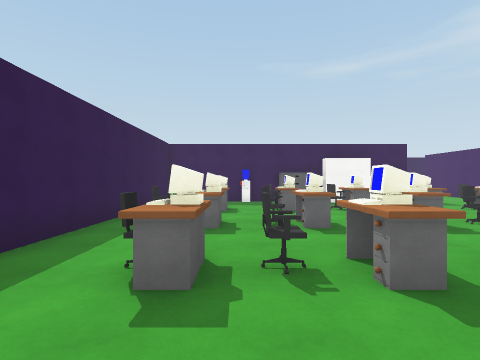
View 1 (above)

23 first-person views from a walk through a 3-D level made in the Unity game engine. The camera is 1.5 m above the floor, looks level and sees 80° across. Doors are open. The floor is counted in squares, 2 m on a side. Each view is taken from the middle of a square. On the plan, view 1 faces up. The plan holds only what a view shows up to about 10 squares ahead; the rest is blank. The player is left out. Surface patterns are stand-ins for the level's own textures.

View 2
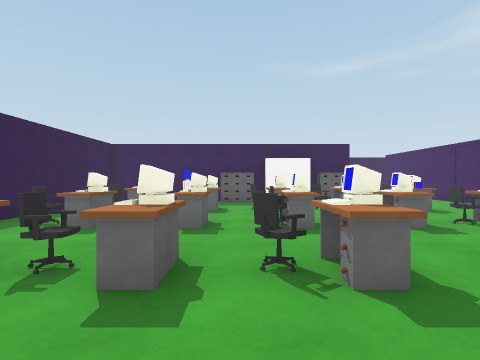

View 3
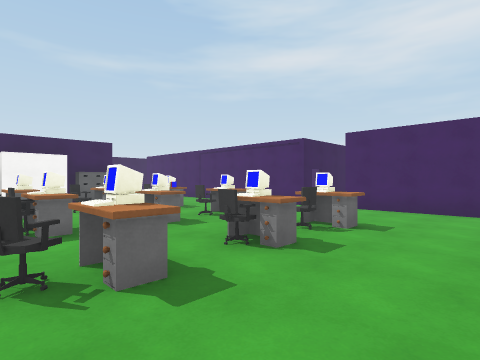

View 4
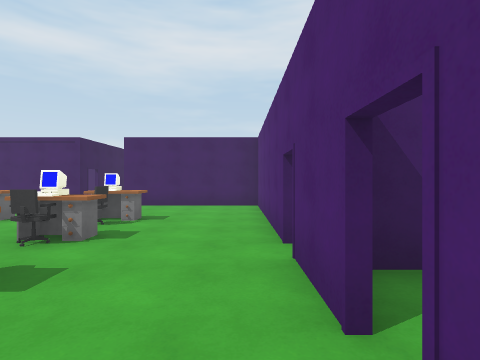

View 5
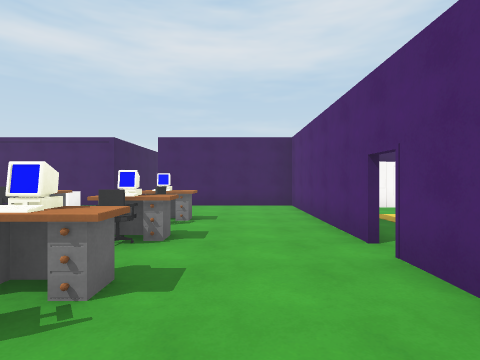

View 6
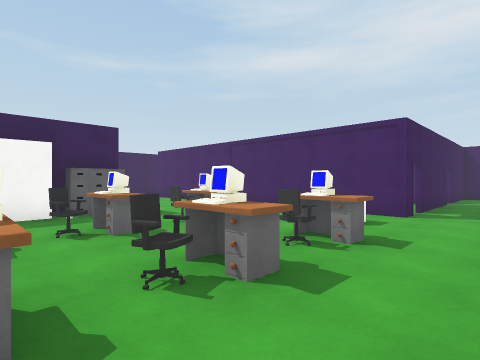

View 7
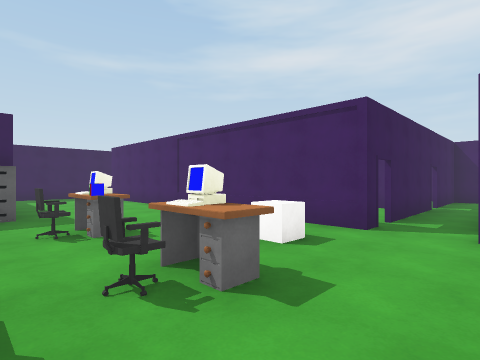

View 8
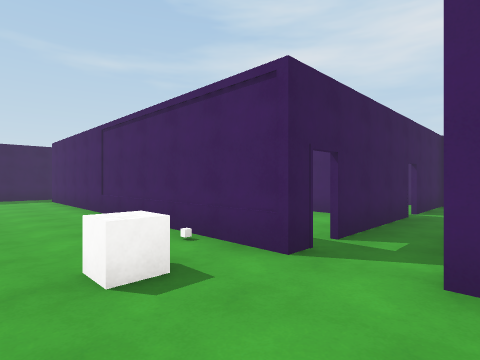

View 9
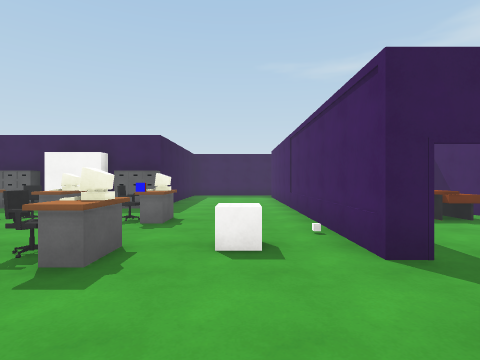

View 10
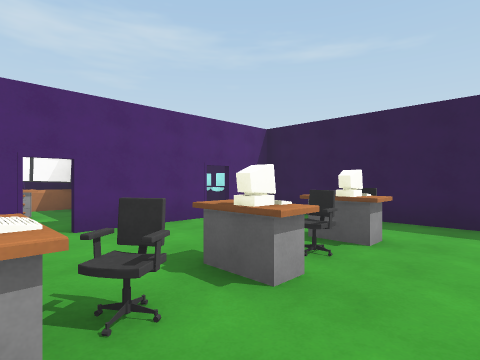

View 11
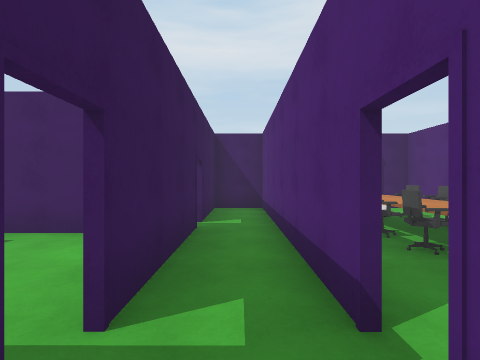

View 12
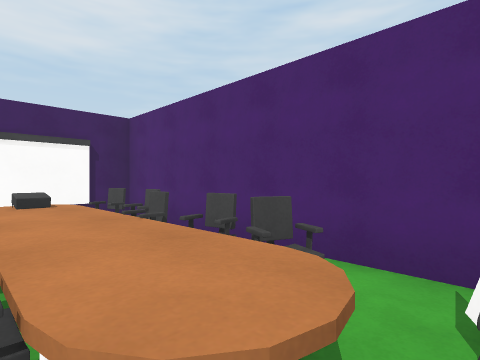

View 13
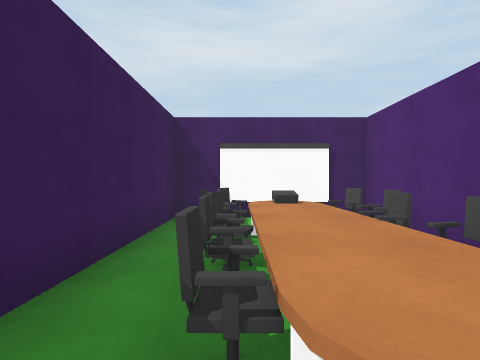

View 14
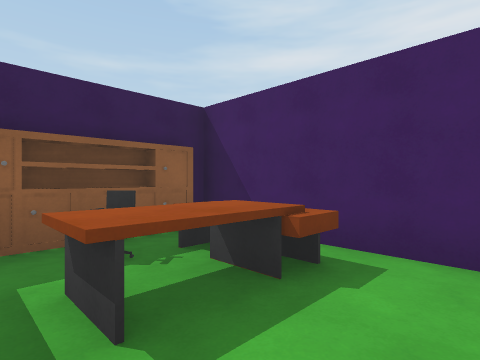

View 15
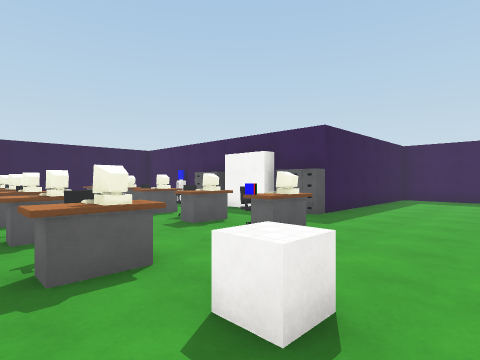

View 16
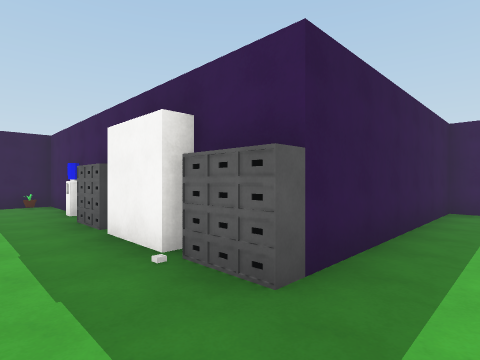

View 17
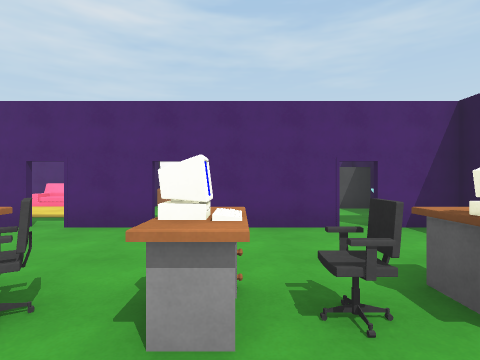

View 18
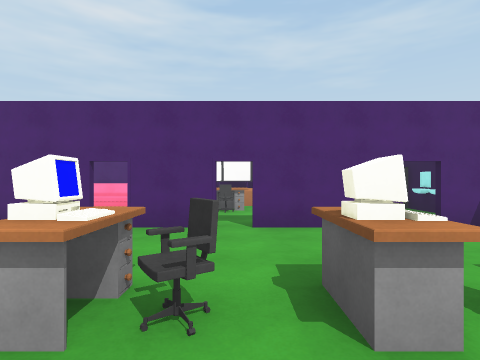

View 19
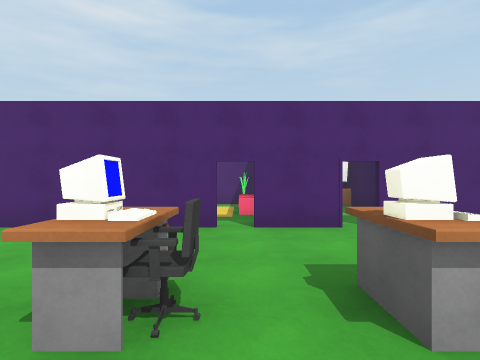

View 20
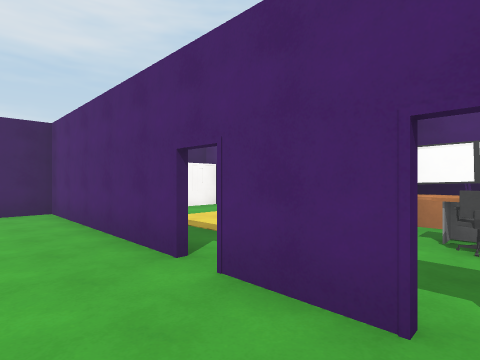

View 21
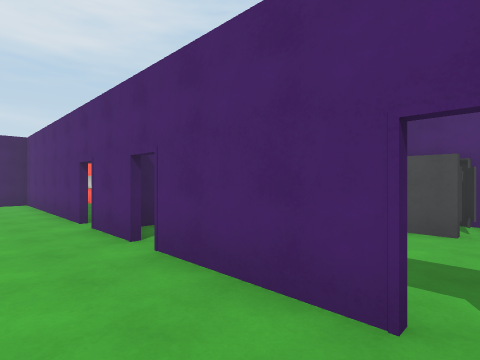

View 22
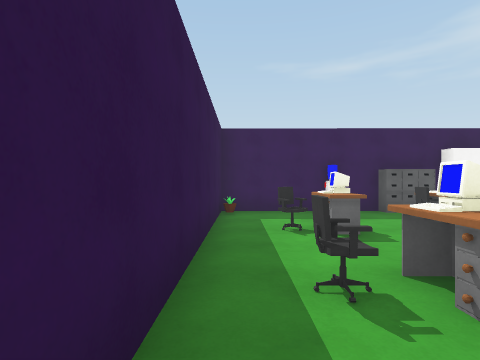

View 23
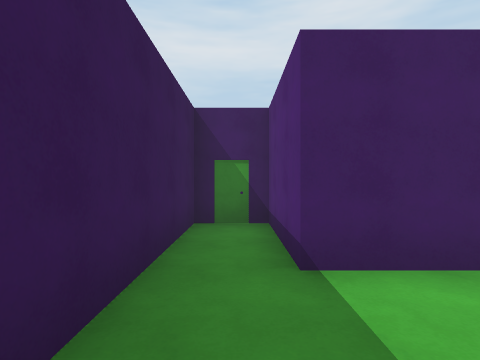

### Floor plan
Ten units are one square. View 1 is at (0, 0); x grows to the right and y downward. Boxes are objects, and circles mark ways between rooms. Rooms are numbered by the first view taken in them; rooms with no view inside come last. Other rooms are left out.
<svg viewBox="-30 -163 203 223">
<path fill="none" stroke="#000" d="M25 -95 14 -95M44 -100 44 -95 29 -95M29 -99 25 -99M14 -99 -25 -99 -24 5 -11 5M99 -47 94 -47 94 -145 120 -145 120 -158 58 -158 58 -95 47 -95M43 5 94 5 94 -35M24 5 39 5M104 -34 165 -34M-6 5 19 5M135 -47 104 -47M167 -47 140 -47M167 -30 167 -55M111 5 167 5 167 -30M168 -33 125 -33M126 -95 102 -95M121 -99 104 -99M130 -54 130 -100M64 48 88 48 88 22M35 48 47 48M-24 20 -24 36 -16 36M-5 36 2 36M8 27 8 48 34 48M16 46 26 46M24 46 34 45 34 40M7 44 17 46M34 16 34 10M29 43 34 43M8 43 19 43"/>
<rect x="-25" y="-95" width="10" height="10" fill="#bbb"><title>other object</title></rect>
<rect x="-15" y="-25" width="10" height="10" fill="#bbb"><title>chair</title></rect>
<rect x="-15" y="-55" width="10" height="10" fill="#bbb"><title>chair</title></rect>
<rect x="-15" y="-75" width="10" height="10" fill="#bbb"><title>chair</title></rect>
<rect x="-5" y="-25" width="10" height="10" fill="#bbb"><title>chair</title></rect>
<rect x="-5" y="-55" width="10" height="10" fill="#bbb"><title>chair</title></rect>
<rect x="-5" y="-75" width="10" height="10" fill="#bbb"><title>desk</title></rect>
<rect x="5" y="-25" width="10" height="10" fill="#bbb"><title>desk</title></rect>
<rect x="5" y="-55" width="10" height="10" fill="#bbb"><title>desk</title></rect>
<rect x="5" y="-65" width="10" height="10" fill="#bbb"><title>chair</title></rect>
<rect x="5" y="-75" width="10" height="10" fill="#bbb"><title>desk</title></rect>
<rect x="15" y="-25" width="10" height="10" fill="#bbb"><title>chair</title></rect>
<rect x="15" y="-55" width="10" height="10" fill="#bbb"><title>chair</title></rect>
<rect x="15" y="-75" width="10" height="10" fill="#bbb"><title>chair</title></rect>
<rect x="25" y="-25" width="10" height="10" fill="#bbb"><title>desk</title></rect>
<rect x="25" y="-55" width="10" height="10" fill="#bbb"><title>desk</title></rect>
<rect x="25" y="-75" width="10" height="10" fill="#bbb"><title>desk</title></rect>
<rect x="35" y="-25" width="10" height="10" fill="#bbb"><title>chair</title></rect>
<rect x="35" y="-55" width="10" height="10" fill="#bbb"><title>chair</title></rect>
<rect x="35" y="-75" width="10" height="10" fill="#bbb"><title>chair</title></rect>
<rect x="45" y="-25" width="10" height="10" fill="#bbb"><title>desk</title></rect>
<rect x="45" y="-55" width="10" height="10" fill="#bbb"><title>desk</title></rect>
<rect x="45" y="-75" width="10" height="10" fill="#bbb"><title>desk</title></rect>
<rect x="55" y="-25" width="10" height="10" fill="#bbb"><title>chair</title></rect>
<rect x="55" y="-55" width="10" height="10" fill="#bbb"><title>desk</title></rect>
<rect x="55" y="-75" width="10" height="10" fill="#bbb"><title>chair</title></rect>
<rect x="65" y="-25" width="10" height="10" fill="#bbb"><title>desk</title></rect>
<rect x="65" y="-55" width="10" height="10" fill="#bbb"><title>chair</title></rect>
<rect x="65" y="-75" width="10" height="10" fill="#bbb"><title>desk</title></rect>
<rect x="75" y="-55" width="10" height="10" fill="#bbb"><title>cube</title></rect>
<rect x="105" y="-15" width="10" height="10" fill="#bbb"><title>other object</title></rect>
<rect x="115" y="-15" width="10" height="20" fill="#bbb"><title>chair</title></rect>
<rect x="115" y="-25" width="10" height="10" fill="#bbb"><title>chair</title></rect>
<rect x="125" y="-15" width="10" height="10" fill="#bbb"><title>chair</title></rect>
<rect x="125" y="-25" width="10" height="10" fill="#bbb"><title>chair</title></rect>
<rect x="135" y="-5" width="10" height="10" fill="#bbb"><title>chair</title></rect>
<rect x="135" y="-15" width="10" height="10" fill="#bbb"><title>chair</title></rect>
<rect x="135" y="-25" width="10" height="10" fill="#bbb"><title>other object</title></rect>
<rect x="145" y="-15" width="10" height="10" fill="#bbb"><title>chair</title></rect>
<rect x="145" y="-25" width="10" height="10" fill="#bbb"><title>chair</title></rect>
<rect x="105" y="-95" width="20" height="20" fill="#bbb"><title>desk</title></rect>
<rect x="105" y="-95" width="10" height="10" fill="#bbb"><title>chair</title></rect>
<rect x="35" y="35" width="10" height="10" fill="#bbb"><title>other object</title></rect>
<rect x="35" y="25" width="10" height="10" fill="#bbb"><title>sofa</title></rect>
<rect x="45" y="35" width="20" height="20" fill="#bbb"><title>sofa</title></rect>
<rect x="65" y="35" width="10" height="10" fill="#bbb"><title>carpet</title></rect>
<rect x="-25" y="25" width="10" height="10" fill="#bbb"><title>sink</title></rect>
<rect x="-25" y="15" width="10" height="10" fill="#bbb"><title>sink</title></rect>
<rect x="15" y="25" width="10" height="10" fill="#bbb"><title>chair</title></rect>
<rect x="25" y="25" width="10" height="10" fill="#bbb"><title>desk</title></rect>
<circle cx="100" cy="-30" r="3" fill="#2a7"/>
<circle cx="100" cy="-50" r="3" fill="#2a7"/>
<circle cx="40" cy="10" r="3" fill="#2a7"/>
<circle cx="-10" cy="10" r="3" fill="#2a7"/>
<circle cx="20" cy="10" r="3" fill="#2a7"/>
<text x="40" y="-60">1</text>
<text x="120" y="-10">2</text>
<text x="110" y="-80">3</text>
<text x="60" y="30">4</text>
<text x="-10" y="20">5</text>
<text x="20" y="30">6</text>
</svg>
Room 1 opens to room 2. Room 1 opens to room 3. Room 1 opens to room 4. Room 1 opens to room 5. Room 1 opens to room 6.

Where each view was taken, in squares from view 1:
view 1: 0 up, 0 right, facing up
view 2: 0 up, 2 right, facing up
view 3: 0 up, 2 right, facing up-right
view 4: 0 up, 1 right, facing right
view 5: 1 up, 1 right, facing right
view 6: 3 up, 3 right, facing up-right
view 7: 3 up, 5 right, facing up-right
view 8: 3 up, 7 right, facing up-right
view 9: 2 up, 8 right, facing up
view 10: 4 up, 3 right, facing down-left
view 11: 4 up, 9 right, facing right
view 12: 2 up, 11 right, facing down-right
view 13: 2 up, 11 right, facing right
view 14: 6 up, 10 right, facing up-right
view 15: 4 up, 9 right, facing up-left
view 16: 8 up, 7 right, facing up-left
view 17: 4 up, 1 right, facing down
view 18: 4 up, 2 right, facing down
view 19: 4 up, 4 right, facing down
view 20: 1 up, 2 right, facing down-right
view 21: 1 up, 1 left, facing down-right
view 22: 3 up, 2 left, facing up
view 23: 15 up, 7 right, facing right
